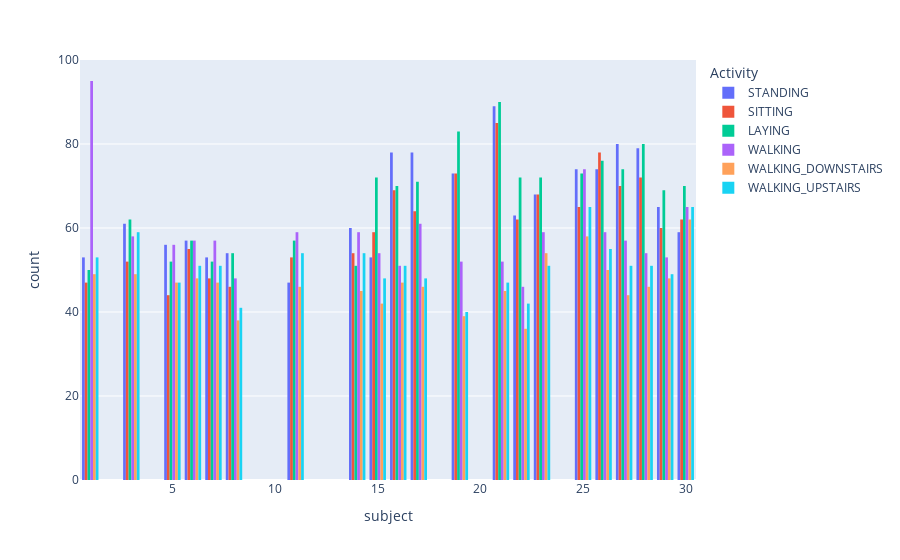

The notebook cell saved with this chart:
### Code cell
#Count Activity for each subject
px.histogram(data_frame=train, x="subject", color="Activity", barmode='group')

### Figure 1 — Plotly figure (JSON) as saved in the notebook; plotly's stock layout.template omitted (floating-point values rounded to 4 significant figures; data arrays with more than 128 entries replaced by an {"elided": "..."} marker saying what was removed)
{"data": [{"alignmentgroup": "True", "bingroup": "x", "hovertemplate": "Activity=STANDING<br>subject=%{x}<br>count=%{y}<extra></extra>", "legendgroup": "STANDING", "marker": {"color": "#636efa", "pattern": {"shape": ""}}, "name": "STANDING", "offsetgroup": "STANDING", "orientation": "v", "showlegend": true, "type": "histogram", "x": {"elided": "1374 int values"}, "xaxis": "x", "yaxis": "y"}, {"alignmentgroup": "True", "bingroup": "x", "hovertemplate": "Activity=SITTING<br>subject=%{x}<br>count=%{y}<extra></extra>", "legendgroup": "SITTING", "marker": {"color": "#EF553B", "pattern": {"shape": ""}}, "name": "SITTING", "offsetgroup": "SITTING", "orientation": "v", "showlegend": true, "type": "histogram", "x": {"elided": "1286 int values"}, "xaxis": "x", "yaxis": "y"}, {"alignmentgroup": "True", "bingroup": "x", "hovertemplate": "Activity=LAYING<br>subject=%{x}<br>count=%{y}<extra></extra>", "legendgroup": "LAYING", "marker": {"color": "#00cc96", "pattern": {"shape": ""}}, "name": "LAYING", "offsetgroup": "LAYING", "orientation": "v", "showlegend": true, "type": "histogram", "x": {"elided": "1407 int values"}, "xaxis": "x", "yaxis": "y"}, {"alignmentgroup": "True", "bingroup": "x", "hovertemplate": "Activity=WALKING<br>subject=%{x}<br>count=%{y}<extra></extra>", "legendgroup": "WALKING", "marker": {"color": "#ab63fa", "pattern": {"shape": ""}}, "name": "WALKING", "offsetgroup": "WALKING", "orientation": "v", "showlegend": true, "type": "histogram", "x": {"elided": "1226 int values"}, "xaxis": "x", "yaxis": "y"}, {"alignmentgroup": "True", "bingroup": "x", "hovertemplate": "Activity=WALKING_DOWNSTAIRS<br>subject=%{x}<br>count=%{y}<extra></extra>", "legendgroup": "WALKING_DOWNSTAIRS", "marker": {"color": "#FFA15A", "pattern": {"shape": ""}}, "name": "WALKING_DOWNSTAIRS", "offsetgroup": "WALKING_DOWNSTAIRS", "orientation": "v", "showlegend": true, "type": "histogram", "x": {"elided": "986 int values"}, "xaxis": "x", "yaxis": "y"}, {"alignmentgroup": "True", "bingroup": "x", "hovertemplate": "Activity=WALKING_UPSTAIRS<br>subject=%{x}<br>count=%{y}<extra></extra>", "legendgroup": "WALKING_UPSTAIRS", "marker": {"color": "#19d3f3", "pattern": {"shape": ""}}, "name": "WALKING_UPSTAIRS", "offsetgroup": "WALKING_UPSTAIRS", "orientation": "v", "showlegend": true, "type": "histogram", "x": {"elided": "1073 int values"}, "xaxis": "x", "yaxis": "y"}], "layout": {"barmode": "group", "legend": {"title": {"text": "Activity"}, "tracegroupgap": 0}, "margin": {"t": 60}, "xaxis": {"anchor": "y", "domain": [0, 1], "title": {"text": "subject"}}, "yaxis": {"anchor": "x", "domain": [0, 1], "title": {"text": "count"}}}}
